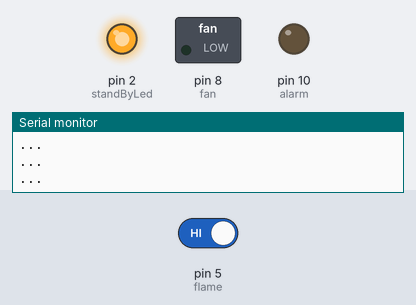
The program below on a simulated Arduino Uno, built with avr-gcc and run on an emulated ATmega328P. Shown: switched loads named in the program (green lamp = pin HIGH), output pins drawn as LEDs (lit = HIGH), the last lines printed to the serial monitor. Dashed ring = blinking. The inputs (shaded band) are chosen by the test bench; at power-on: pin 5 (flame) HIGH.

Above: at 1.8 s.
1.9 s: pin 5 (flame) driven LOW
At 2.4 s:
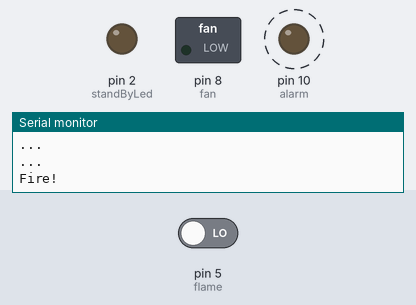
4.9 s: pin 5 (flame) driven HIGH
At 5.6 s:
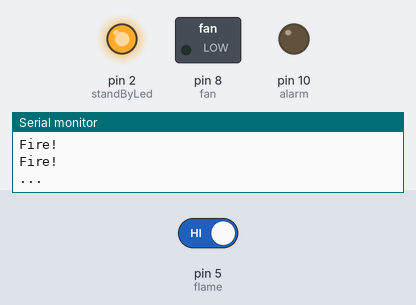
Timing chart, 0 to 7.9 s (numbered marks = the images above; inputs shaded):
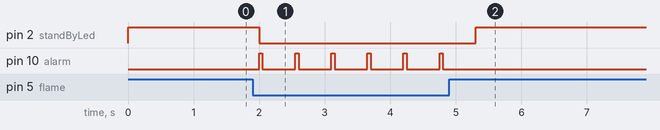

The program:

main.cpp
```cpp
#include <Arduino.h>

#define flame 5
#define standByLed 2
#define alarm 10
#define fan 8

void setup()
{
  Serial.begin(9600);
  pinMode(flame, INPUT);
  pinMode(alarm, OUTPUT);
  pinMode(standByLed, OUTPUT);
  pinMode(fan, OUTPUT);
}

void blinking()
{
  int standBy = digitalRead(standByLed);
  !standBy ? digitalWrite(fan, LOW) : digitalWrite(fan, HIGH);
}

void flames()
{
  int fire = digitalRead(flame);

  if (!fire)
  {
    Serial.println("Fire!");
    digitalWrite(standByLed, LOW);
    digitalWrite(alarm, HIGH);
    delay(50);
    digitalWrite(alarm, LOW);
  }
  else
  {
    Serial.println("...");
    digitalWrite(alarm, LOW);
    digitalWrite(standByLed, HIGH);
  }
}

void loop()
{
  flames();
  delay(500);
}
```

Measured:
- after the input at 1.9 s, pin 2 (standByLed): HIGH → LOW after 0.10 s; pin 10 (alarm): alternates HIGH for 0.05 s and LOW for 0.50 s, starting after 0.10 s
- after the input at 4.9 s, pin 2 (standByLed): LOW → HIGH after 0.40 s; pin 10 (alarm): stops changing and stays LOW
